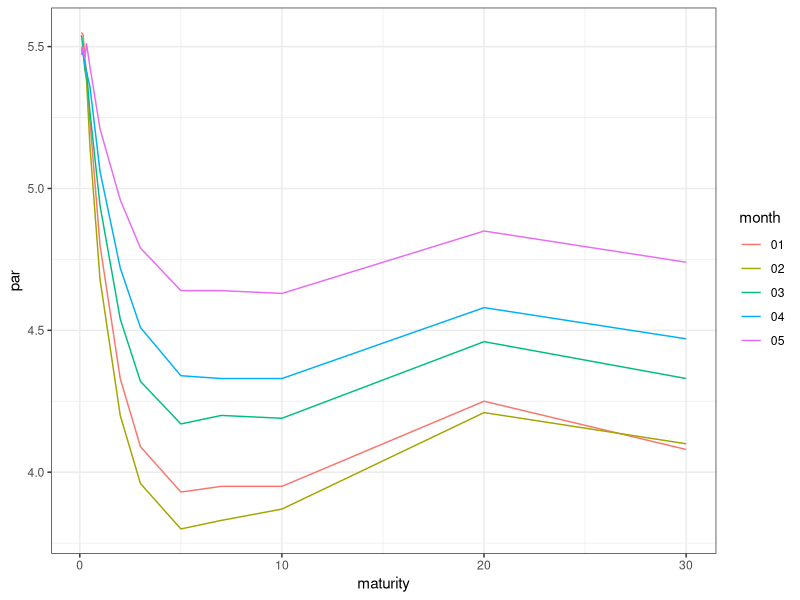
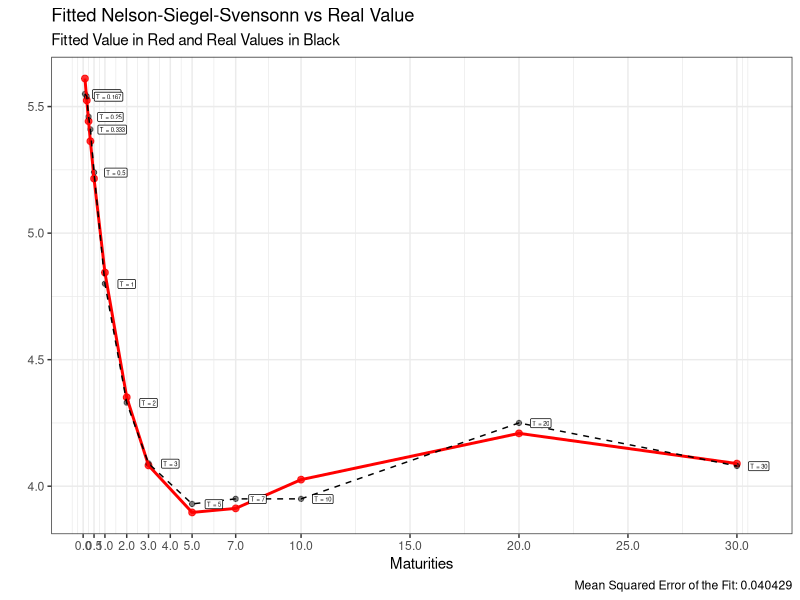
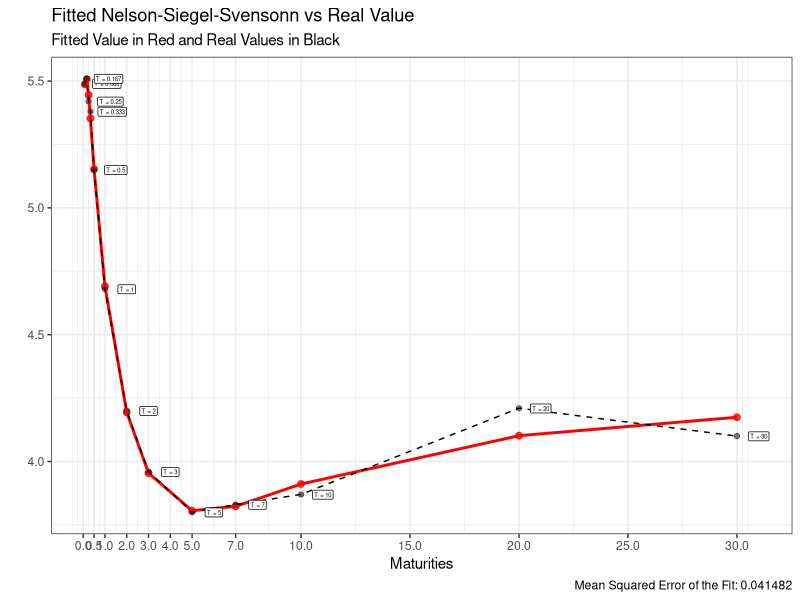
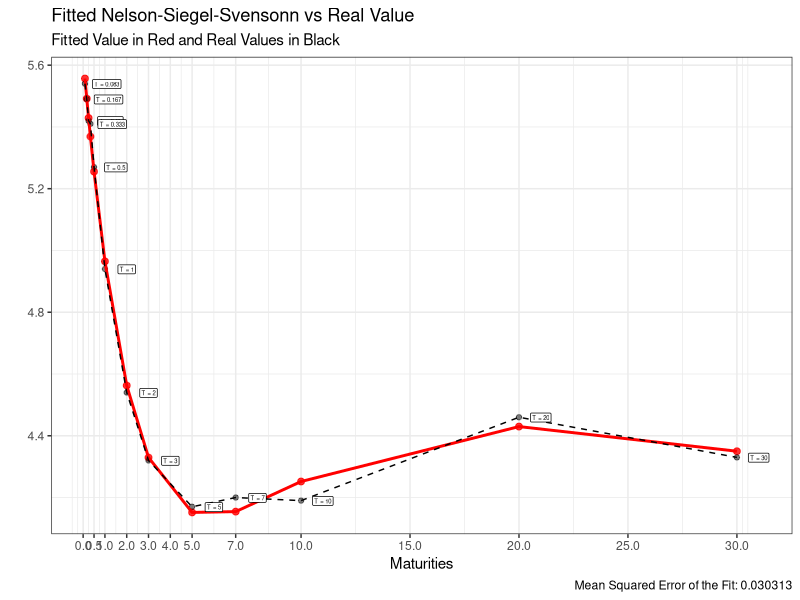
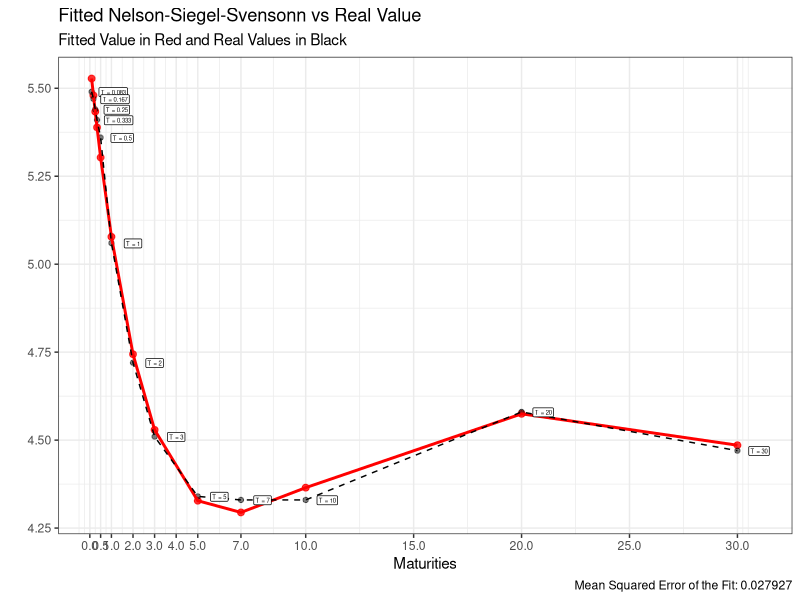
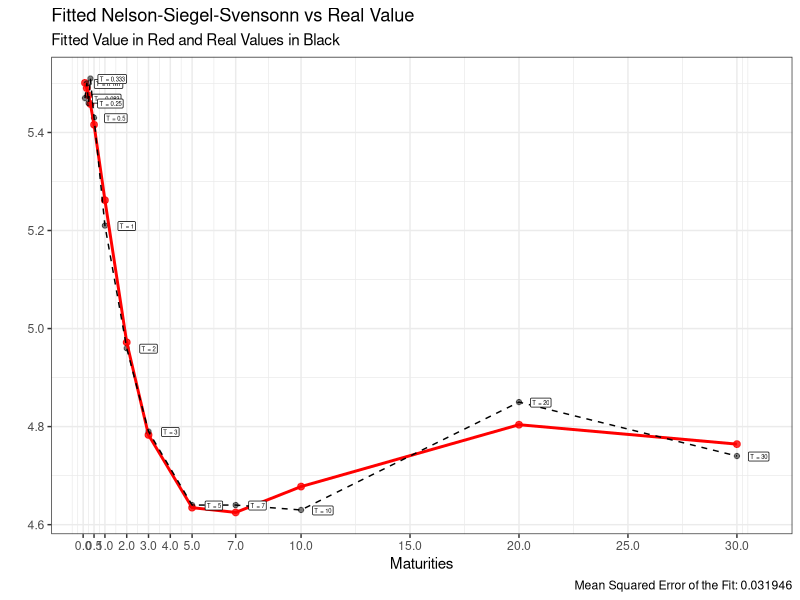
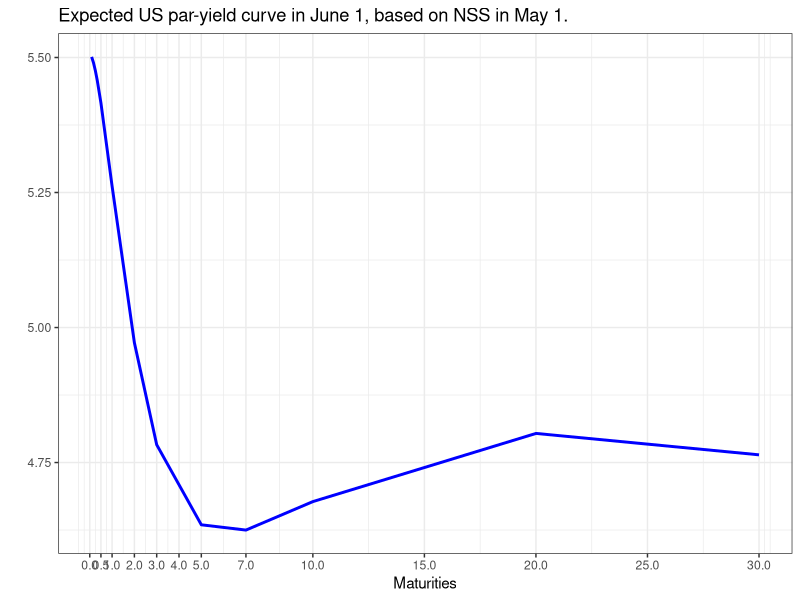

Here is the R script that generated these plots, in order:
library(tidyverse)

# https://rpubs.com/beniamino98/NelsonSiegelSvensonn

# (nelson_siegel) return NSS model rates for given parameters
# (optim_nelson_siegel) return optimal tibble for given term-structure, using finite difference method
# maturity : vector of year maturity
# term_sturucture : vector of real spot rate, order to maturity, omit %
# params : vector of NSS medel 6 parameters, beta0 to tau2

nelson_siegel <- function(maturity, params){
  
  # parameters 
  beta0 = params[1]
  beta1 = params[2]
  beta2 = params[3]
  beta3 = params[4]
  tau1  = params[5]
  tau2  = params[6]
  
  # function 
  beta0 + 
    beta1 * (1 - exp(-maturity/tau1)) / (maturity/tau1) + 
    beta2 * ((1 - exp(-maturity/tau1)) / (maturity/tau1) - exp(-maturity/tau1)) + 
    beta3 * ((1 - exp(-maturity/tau2)) / (maturity/tau2) - exp(-maturity/tau2)) 
  
}
optim_nelson_siegel <- function(term_structure = NULL, maturity = NULL, params = rep(0.1, 6),
                                contraint_threshold = 0.1, tau_threshold = 10, beta_threshold = 30){
  
  loss_function <- function(params){
    
    # parameters 
    beta0 = params[1]
    beta1 = params[2]
    beta2 = params[3]
    beta3 = params[4]
    tau1  = params[5]
    tau2  = params[6]
    
    # contraints
    contraint = abs(beta0 + beta1 - term_structure[1])
    
    if(contraint > contraint_threshold ){
      return(NA)
    }
    
    # if(tau1 > tau_threshold | tau2 > tau_threshold){
    #   return(NA)
    # }
    # 
    # if(beta2 > beta_threshold | beta3 > beta_threshold ){
    #   return(NA)
    # }
    
    sum(
      (term_structure - beta0 - 
         beta1 *  (1 - exp(-maturity/tau1)) / (maturity/tau1) -
         beta2 * ((1 - exp(-maturity/tau1)) / (maturity/tau1) - exp(-maturity/tau1)) - 
         beta3 * ((1 - exp(-maturity/tau2)) / (maturity/tau2) - exp(-maturity/tau2)) 
      )^2)
    
  }
  
  # set initial values for to beta0 and beta1 that respect the contraint 
  # beta0 is long-term rate & beta1 is short-term rate minus beta0
  params = c(term_structure[length(term_structure)],
             term_structure[1]-term_structure[length(term_structure)],
             params[3:6] )
  
  # beta0 & beta1 is equal to (short-term rate)/2
  # params = c(term_structure[1]/2,term_structure[1]/2,params[3:6] )
  
  # minimization of the loss function 
  optimization = optim(params, loss_function)
  
  # optimal parameters 
  optim_params = c(beta0 = optimization$par[1], 
                   beta1 = optimization$par[2], 
                   beta2 = optimization$par[3],
                   beta3 = optimization$par[4],
                   tau1  = optimization$par[5], 
                   tau2  = optimization$par[6])
  
  # fitted value from Nelson-Siegel base function 
  fitted_values = nelson_siegel(maturity, optim_params)
  
  # compute the mean square error
  mse_fit = sd(fitted_values - term_structure, na.rm = TRUE)
  
  # output 
  dplyr::tibble( 
    maturity = list(maturity),
    term_structure = list(term_structure),
    start_params = list(params),
    optim_params = list(optim_params),
    fit = list(fitted_values),
    mse = mse_fit
  )
} 

# (random_params) return random number follows an uniform distribution
# n.params: number of parameter to generate 
# params.min: for random generation, minimum parameter
# params.max: for random generation, maximum parameter
# seed: to control randomness 

random_params <- function(n.params = 1, params.min = 0, params.max = 5, seed = 1){
  
  set.seed(seed)
  
  runif(n.params, params.min, params.max)
  
}

# (calibrate_nelson_siegel) return n-times "optim_nelson_siegel" outputs
#                           using Monte-carlo simulation for random 3 parameters(beta2 to tau2)
# n: number of simulations 
# params.min: for random generation, minimum parameter
# params.max: for random generation, maximum parameter
# verbose: disply progress in the importation.

calibrate_nelson_siegel <- function(object, n = 100, params.min = -5, params.max = 5, 
                                    contraint_threshold = 0.01, verbose = TRUE ){
  
  # initialize the parameters 
  term_structure = object$term_structure[[1]]
  maturity = object$maturity[[1]]
  
  # list containing all the simulations 
  simulations = list()
  
  # safe version to avoid errors if we made many simulations
  safe_optim = purrr::safely(optim_nelson_siegel)
  
  for(i in 1:n){
    
    # generate a random seed
    random_seed = mean(random_params(10, 0, 100000, seed = i))
    
    # generate random parameters 
    random_params = random_params(6, params.min, params.max, seed = random_seed)
    
    simulations[[i]] = safe_optim(term_structure  = term_structure, maturity = maturity, params = random_params, contraint_threshold = contraint_threshold)$result
    
    if( verbose &(i%%50 == 0)){message("Simulations: ", i, "/", n)}
    
  }
  
  # unique dataset for all the simulation
  simulations_df = dplyr::bind_rows(simulations) 
  
  # add the initial object
  simulations_df = dplyr::bind_rows(object, simulations) 
  
  # index for the simulations 
  simulations_df = dplyr::mutate(simulations_df, n = 1:nrow(simulations_df)) 
  
  return(simulations_df)
  
}

# (optimal_params_ns) summarize of all above, return optimal result minimize MSE from n-times simulation.
# term_structure = NULL
# maturity = NULL
# n = 1000
# params.init = rep(0.1, 6)
# params.min = -5
# params.max = 5
# contraint_threshold = 0.1
# label = NULL (label for the plot)
# verbose = TRUE

optimal_params_ns <- function(term_structure = NULL, maturity = NULL, 
                              n = 1000, params.init = rep(0.1, 6), params.min = -5, params.max = 5,
                              contraint_threshold = 0.1, label = NULL, verbose = TRUE){
  
  # first fit 
  first_fit_ns = optim_nelson_siegel(term_structure = term_structure, maturity = maturity, params = params.init)
  
  # simulations 
  sim_fit_ns = calibrate_nelson_siegel(first_fit_ns, n = n, params.min = params.min, params.max = params.max, contraint_threshold = contraint_threshold)
  
  # best parameters 
  df_optim_params = sim_fit_ns[which(sim_fit_ns$mse == min(sim_fit_ns$mse, na.rm = TRUE)),]
  
  
  # setting the title of the plot 
  if(!is.null(label) & is.character(label)){
    
    plot_title = paste0("Fitted Nelson-Siegel-Svensonn vs Real Value ", "(", label, ")" )
    
  } else {
    
    plot_title = "Fitted Nelson-Siegel-Svensonn vs Real Value"
  }
  
  
  # plot of fitted vs real values 
  plot_df =  dplyr::inner_join(
    dplyr::tibble(
      t = maturity,
      pred = df_optim_params$fit[[1]]
    ),
    dplyr::tibble(
      t = maturity,
      real = term_structure
    ),
    by = "t"
  ) 
  
  # Plot Real value vs Fitted Values 
  plot_ns = plot_df %>%
    mutate(label = paste0("T = ", round(t, 3)))%>%
    ggplot()+
    geom_point(aes(t, pred), color = "red", size = 2, alpha = 0.8) +
    geom_point(aes(t, real), color = "black", alpha = 0.5)+
    geom_line(aes(t, pred), color = "red", size = 1) +
    geom_line(aes(t, real), color = "black", linetype = "dashed") +
    geom_label(aes(t+1, real-0.001, label = label), size = 1.5)+
    theme(axis.text.x = element_text(angle = 25, face = "bold", size = 7), 
          axis.text.y = element_text(face = "bold"), 
          axis.title  = element_text(face = "bold"),
          plot.title  = element_text(face = "bold"),
          plot.subtitle = element_text(face = "italic"),
          plot.caption = element_text(face = "italic"),
          panel.grid.major.x = element_line(colour="grey60", linetype="dotted"),
          panel.grid.minor.x = element_blank(),
          panel.grid.major.y = element_line(colour="grey60", linetype="dotted"),
          legend.text = element_text(face = "italic", size = 5),
          legend.title = element_text(face = "bold"),
          legend.position = "top" ) +
    scale_x_continuous(breaks=c(0, 0.5, 1,2,3,4,5,7,10,15, 20, 25, 30))+
    ggtitle(plot_title, subtitle = "Fitted Value in Red and Real Values in Black" )+
    xlab("Maturities")+
    ylab("") + 
    labs(caption = paste0("Mean Squared Error of the Fit: ", round(df_optim_params$mse, 6)))+
    theme_bw()
  
  
  
  # output 
  structure(
    list(
      optim_params = tibble( beta0=df_optim_params$optim_params[[1]][1],
                             beta1=df_optim_params$optim_params[[1]][2],
                             beta2=df_optim_params$optim_params[[1]][3],
                             beta3=df_optim_params$optim_params[[1]][4],
                             tau1=df_optim_params$optim_params[[1]][5],
                             tau2=df_optim_params$optim_params[[1]][6]),
      plot_ns = plot_ns,
      simulations = sim_fit_ns,
      df_optim = df_optim_params
      
    )
  )
  
}

# example

setwd("/Users/hwan/Desktop/Homepage/study_24spring")

uspar <- tibble()
uspar <- read_csv("investment_hw/usparyield.csv") %>% 
  arrange(Date) %>% 
  mutate(year=substr(Date,7,10),
         month=substr(Date,1,2)) %>% 
  group_by(year,month) %>% 
  slice(1) %>% 
  pivot_longer(cols = contains(" "),values_to = "par", names_to = "time") %>% 
  mutate(maturity=c(1,2,3,4,6,12,24,36,60,84,120,240,360)/12) %>% 
  ungroup()

ggplot(uspar,aes(x=maturity,y=par,colour=month))+
  geom_line()+
  theme_bw()

uspar_jan <- uspar %>% filter(month=="01")
uspar_feb <- uspar %>% filter(month=="02")
uspar_mar <- uspar %>% filter(month=="03")
uspar_apr <- uspar %>% filter(month=="04")
uspar_may <- uspar %>% filter(month=="05")

Jan <- optimal_params_ns(uspar_jan$par,uspar_jan$maturity,n=1000,contraint_threshold = 0.25)
Feb <- optimal_params_ns(uspar_feb$par,uspar_feb$maturity,n=1000,contraint_threshold = 0.25)
Mar <- optimal_params_ns(uspar_mar$par,uspar_mar$maturity,n=1000,contraint_threshold = 0.25)
Apr <- optimal_params_ns(uspar_apr$par,uspar_apr$maturity,n=1000,contraint_threshold = 0.25)
May <- optimal_params_ns(uspar_may$par,uspar_may$maturity,n=1000,contraint_threshold = 0.25)

Jan$plot_ns
Feb$plot_ns
Mar$plot_ns
Apr$plot_ns
May$plot_ns

optim_parameters <- Jan$optim_params %>% 
  union_all(Feb$optim_params) %>% 
  union_all(Mar$optim_params) %>% 
  union_all(Apr$optim_params) %>% 
  union_all(May$optim_params) %>% 
  mutate(month=c("Jan","Feb","Mar","Apr","May"))
optim_parameters

est_jun <- tibble(maturity=uspar_may$maturity,
                  par=May$df_optim$fit[[1]])
est_jun

ggplot(est_jun,aes(x=maturity,y=par))+
  geom_line(colour="blue", size=1)+
  scale_x_continuous(breaks=c(0, 0.5, 1,2,3,4,5,7,10,15, 20, 25, 30))+
  ggtitle("Expected US par-yield curve in June 1, based on NSS in May 1.")+
  xlab("Maturities")+
  ylab("") + 
  theme_bw()
